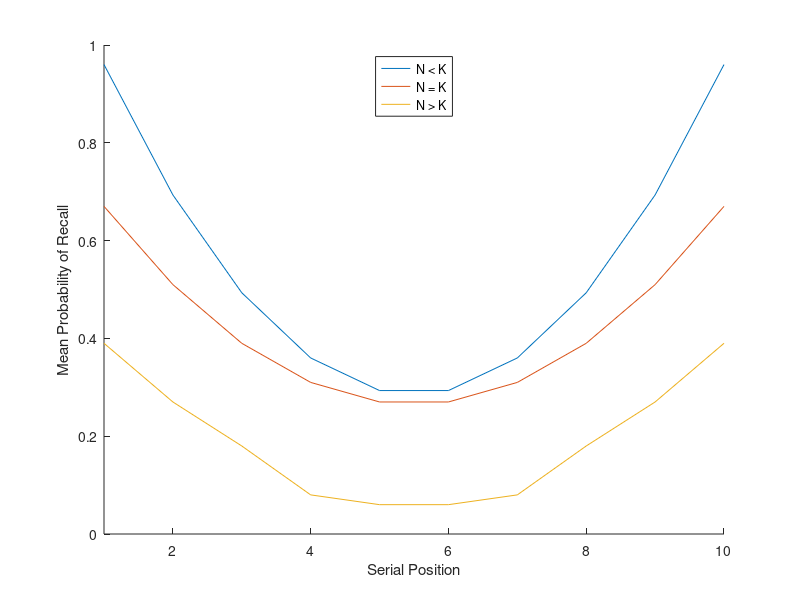
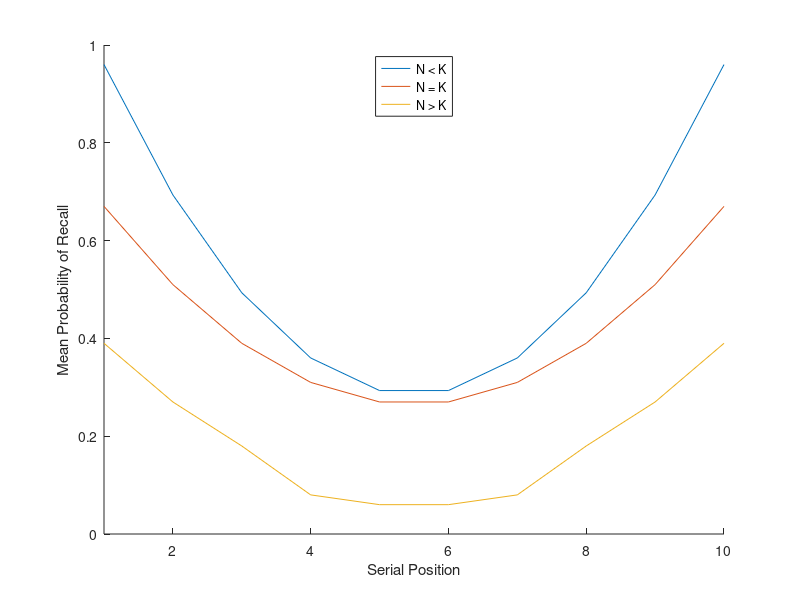

The MATLAB source for these figures, in order:
clear;
clc;

i=1:10;
mu_i = zeros(3,length(i));

for x=1:length(i)
    mu_i(1,x) = ((x-5)^2 - x + 6)/30 + 0.26;
end

for x=1:length(i)
    mu_i(2,x) = ((x-5)^2 - x + 6)/50 + 0.25;
end

for x=1:length(i)
    mu_i(3,x) = ((x-5)^2 - x + 6)/100 + 0.05;
end
mu_i(3,1:3) = mu_i(3,1:3)*1.5;
mu_i(3,8:10) = mu_i(3,8:10)*1.5;

hold all;
for x=1:3
    plot(i,mu_i(x,:));
end
axis([1,10,0,1]);
xlabel('Serial Position');
ylabel('Mean Probability of Recall');
legend('N < K', 'N = K', 'N > K', 'Location', 'North');
saveas(gcf, './figures/mean_prob_recall_vs_ser_pos.pdf');
savefig('./figures/mean_prob_recall_vs_ser_pos.fig');